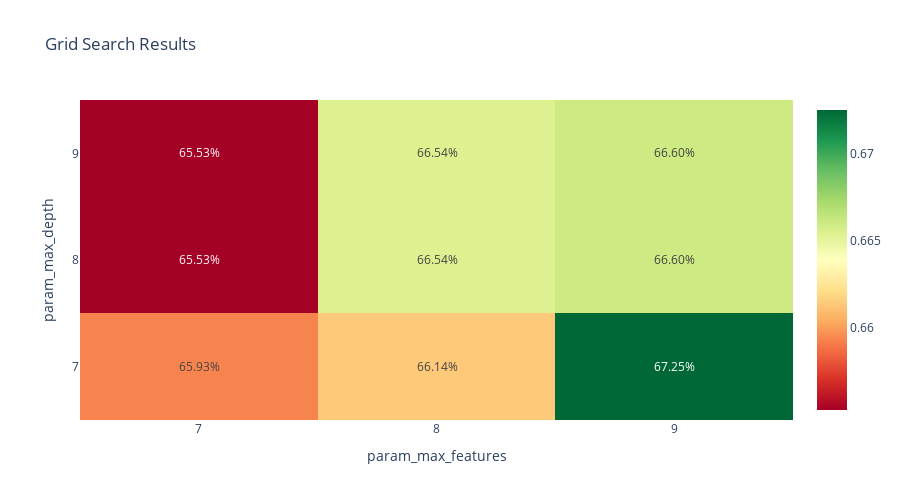

The notebook cell this image was saved under:
### Code cell
import pandas as pd
import plotly.graph_objects as go

# Assuming that grid_search.cv_results_ is defined elsewhere and contains the grid search results
cv_results = pd.DataFrame(grid_search_rfr.cv_results_)

cv_results['param_max_features'] = cv_results['param_max_features'].astype(int)
cv_results['param_max_depth'] = cv_results['param_max_depth'].astype(int)

pivot_df = cv_results.pivot_table(index='param_max_features', columns='param_max_depth', values='mean_test_score')

pivot_df.index = pivot_df.index.astype(str)
pivot_df.columns = pivot_df.columns.astype(str)

# Create a new DataFrame to hold the percentage format text
text = [[f"{val:.2%}" for val in row] for row in pivot_df.values]

fig = go.Figure(data=go.Heatmap(
    z=pivot_df.values,
    x=pivot_df.columns.tolist(),
    y=pivot_df.index.tolist(),
    colorscale='RdYlGn',
    reversescale=False,
    text=text,  # Add the percentage text
    texttemplate="%{text}",  # Use the text from the text argument
    hoverinfo="z+text"  # Show the percentage text on hover
))

fig.update_layout(
    title='Grid Search Results',
    xaxis_title='param_max_features',
    yaxis_title='param_max_depth',
    height=500
)

fig.show()

### Figure 1 — Plotly figure (JSON) as saved in the notebook; plotly's stock layout.template omitted (floating-point values rounded to 4 significant figures)
{"data": [{"colorscale": [[0, "rgb(165,0,38)"], [0.1, "rgb(215,48,39)"], [0.2, "rgb(244,109,67)"], [0.3, "rgb(253,174,97)"], [0.4, "rgb(254,224,139)"], [0.5, "rgb(255,255,191)"], [0.6, "rgb(217,239,139)"], [0.7, "rgb(166,217,106)"], [0.8, "rgb(102,189,99)"], [0.9, "rgb(26,152,80)"], [1, "rgb(0,104,55)"]], "hoverinfo": "z+text", "reversescale": false, "text": [["65.93%", "66.14%", "67.25%"], ["65.53%", "66.54%", "66.60%"], ["65.53%", "66.54%", "66.60%"]], "texttemplate": "%{text}", "type": "heatmap", "x": ["7", "8", "9"], "y": ["7", "8", "9"], "z": [[0.6593, 0.6614, 0.6725], [0.6553, 0.6654, 0.666], [0.6553, 0.6654, 0.666]]}], "layout": {"height": 500, "title": {"text": "Grid Search Results"}, "xaxis": {"title": {"text": "param_max_features"}}, "yaxis": {"title": {"text": "param_max_depth"}}}}
